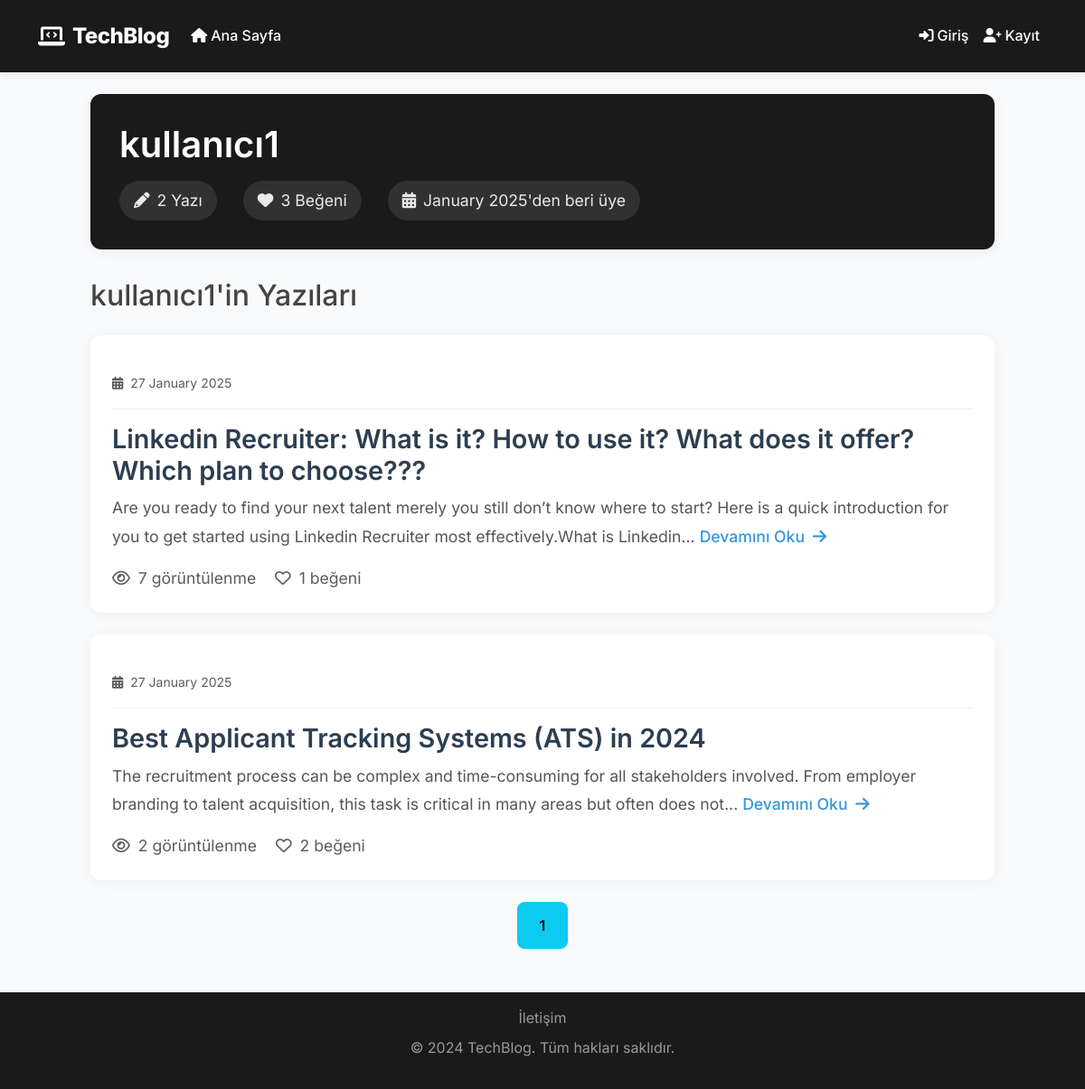
/profile/kullanıcı1, run on an earlier commit of the app's database.
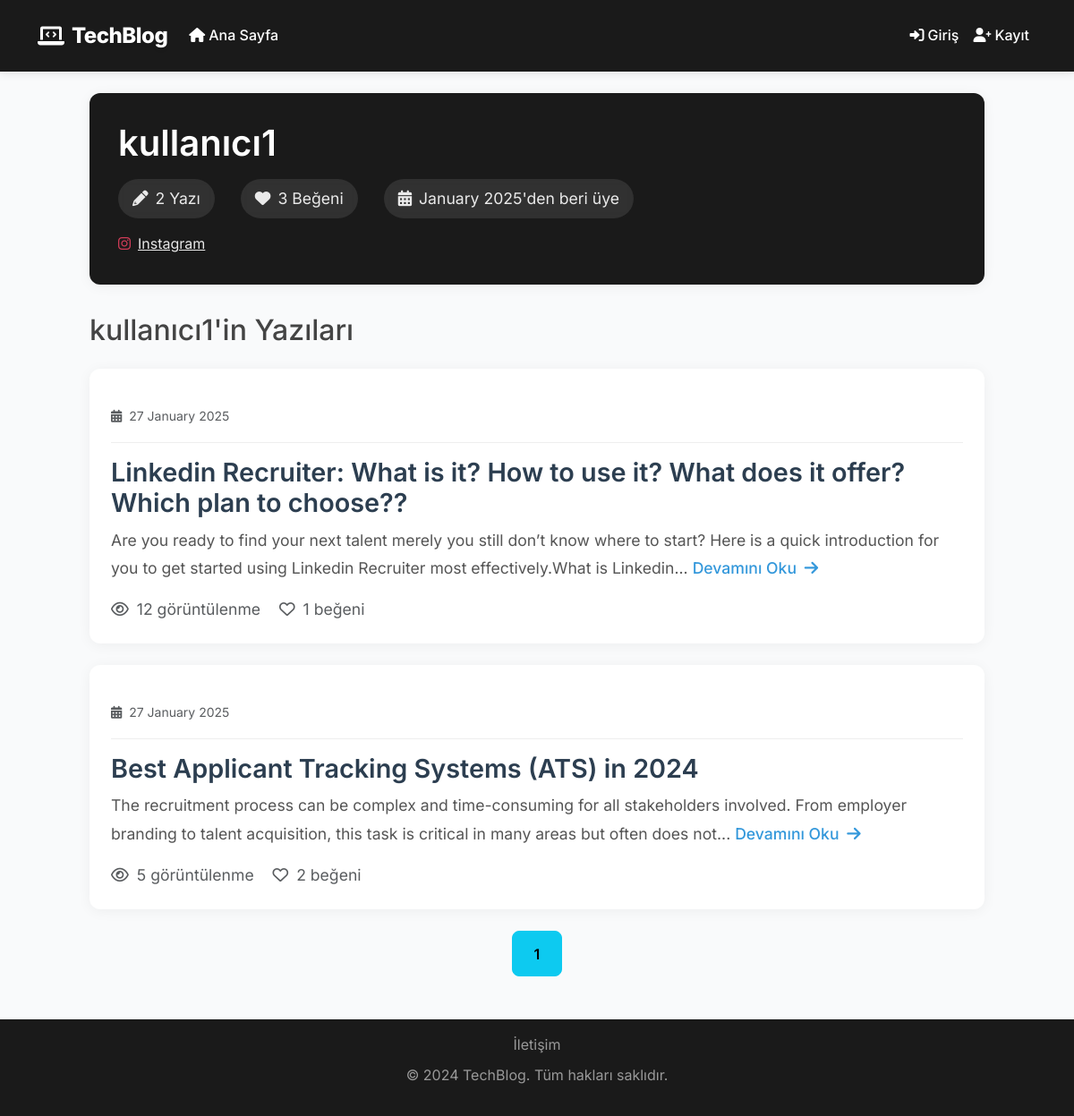
And on a later commit of the database.
### blog/models.py (models this page shows, shortened)
class Post(db.Model):
    id = db.Column(db.Integer, primary_key=True)
    title = db.Column(db.String(100), nullable=False)
    date_posted = db.Column(db.DateTime, nullable=False, default=datetime.utcnow)
    content = db.Column(db.Text, nullable=False)
    image_file = db.Column(db.String(20), nullable=False, default='default_post.jpg')
    views = db.Column(db.Integer, default=0)
    user_id = db.Column(db.Integer, db.ForeignKey('user.id'), nullable=False)
    comments = db.relationship('Comment', backref='post', lazy=True, cascade='all, delete-orphan')
    likes = db.relationship('PostLike', backref='post', lazy=True, cascade='all, delete-orphan')
    def like_count(self):
        return len(self.likes)

### blog/users.py (the view)
@users.route("/profile/<string:username>")
def profile(username):
    user = User.query.filter_by(username=username).first_or_404()
    page = request.args.get('page', 1, type=int)
    posts = Post.query.filter_by(author=user)\
        .order_by(Post.date_posted.desc())\
        .paginate(page=page, per_page=5)
    return render_template('profile.html', user=user, posts=posts)

### blog/models.py (called while the page is built)
    def get_total_posts(self):
        return len(self.posts)

    def get_total_likes_received(self):
        return sum(post.like_count() for post in self.posts)

### blog/templates/profile.html (shortened to what this page needs)
{% extends "layout.html" %}
{% block content %}
<div class="profile-container">
    <div class="profile-header content-section">
        <div class="row align-items-center">
            <div class="col-md-12">
                <div class="d-flex justify-content-between align-items-center">
                    <h1 class="mb-0">{{ user.username }}</h1>
                </div>
                <div class="user-stats mt-3">
                    <span class="me-4">
                        <i class="fas fa-pencil-alt me-2"></i>{{ user.get_total_posts() }} Yazı
                    </span>
                    <span class="me-4">
                        <i class="fas fa-heart me-2"></i>{{ user.get_total_likes_received() }} Beğeni
                    </span>
                    <span>
                        <i class="fas fa-calendar-alt me-2"></i>{{ user.join_date.strftime('%B %Y') }}'den beri üye
                    </span>
                </div>
                {% if user.location or user.website or user.twitter or user.instagram or user.github %}
                    <div class="user-links mt-3">
                        {% if user.instagram %}
                            <a href="https://instagram.com/{{ user.instagram }}" target="_blank" class="me-4">
                                <i class="fab fa-instagram me-2"></i>Instagram
                            </a>
                        {% endif %}
                    </div>
                {% endif %}
            </div>
        </div>
    </div>
    <h2 class="mb-4">{{ user.username }}'in Yazıları</h2>
    {% for post in posts.items %}
        <article class="content-section">
            <div class="article-metadata d-flex justify-content-between align-items-center">
                <div class="post-info">
                    <small class="text-muted">
                        <i class="fas fa-calendar-alt me-1"></i>
                        {{ post.date_posted.strftime('%d %B %Y') }}
                    </small>
                </div>
            </div>
            <h2 class="article-title h5 mt-2">
                <a href="{{ url_for('main.post', post_id=post.id) }}">{{ post.title }}</a>
            </h2>
            <div class="article-content mb-3">
                {% set content = post.content | striptags | truncate(200) %}
                {{ content }}
                {% if post.content|length > 200 %}
                <a href="{{ url_for('main.post', post_id=post.id) }}" class="read-more">
                    Devamını Oku <i class="fas fa-arrow-right ms-1"></i>
                </a>
                {% endif %}
            </div>
            <div class="post-stats small text-muted">
                <span class="me-3">
                    <i class="far fa-eye me-1"></i>
                    {{ post.views }} görüntülenme
                </span>
                <span class="me-3">
                    <i class="far fa-heart me-1"></i>
                    {{ post.like_count() }} beğeni
                </span>
            </div>
        </article>
    {% endfor %}
    {% if posts.items %}
        <div class="pagination-container text-center mt-4">
            {% for page_num in posts.iter_pages(left_edge=1, right_edge=1, left_current=1, right_current=2) %}
                {% if page_num %}
                    {% if posts.page == page_num %}
                        <a class="btn btn-info mb-4" href="{{ url_for('users.profile', username=user.username, page=page_num) }}">{{ page_num }}</a>
                    {% else %}
                        <a class="btn btn-outline-info mb-4" href="{{ url_for('users.profile', username=user.username, page=page_num) }}">{{ page_num }}</a>
                    {% endif %}
                {% else %}
                    <span class="btn btn-outline-secondary mb-4 disabled">...</span>
                {% endif %}
            {% endfor %}
        </div>
    {% else %}
        <div class="alert alert-info mt-4">
            Henüz hiç yazı paylaşılmamış.
        </div>
    {% endif %}
</div>
{% endblock content %}

What changed in the data, as far as the page shows it:
changed User "kullanıcı1": location empty → empty (drawn); instagram empty → "ugurr.ozcn" (drawn)
changed Post: title "Linkedin Recruiter: What is it? How to use it? What does it offer? Which plan to choose???" → "Linkedin Recruiter: What is it? How to use it? What does it offer? Which plan to choose??"; views "7" → "12"
changed Post "Best Applicant Tracking Systems (ATS) in 2024": views "2" → "5"
Also different on the page:
text now shown: "Instagram"
